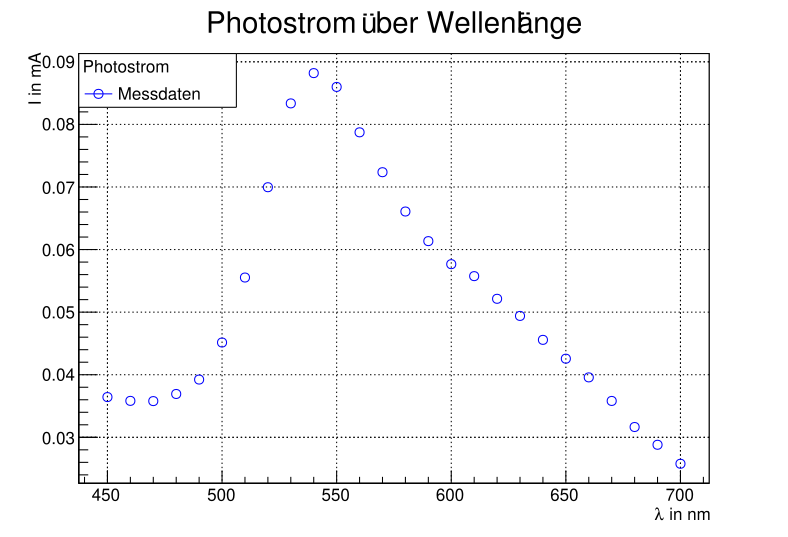

This figure's Python source:
from ROOT import *
import csv
import numpy as np

gROOT.Reset()

x = []
y = []

filenames=["A3.csv"]

for i in range(len(filenames)):
  x.append([])
  y.append([])
  dataf = open(filenames[i], 'r');
  for line in dataf:
    if line.startswith("#") or line.startswith(" ") or line.startswith('\r') or line.startswith('\n'):
      continue;
    
    line = line.split(' ',1)
    
    #if (float(line[0][:-2].replace(',','.')) == 0. or float(line[1][:-2].replace(',','.')) == 0):
    #  continue
    
    x[i].append(float(line[0][:-2].replace(',','.')))
    y[i].append(float(line[1][:-2].replace(',','.')))

  dataf.close()
#  print np.array(U_V[i])
#  print np.array(I_A[i])
  
x = np.array(x)
y = np.array(y)

print x
print y


graph_1 = TGraphErrors(len(x[0]),x[0],y[0])


graph_1.SetMarkerStyle(kOpenCircle)
graph_1.SetMarkerColor(kBlue)
graph_1.SetLineColor(kBlue);
#graph_1.SetMaximum(1.8)

#mg.GetXaxis().SetTitleOffset(0);

f_1 = TF1("Linear Law","[0]+x*[1]")
f_1.SetLineColor(kBlack);
f_1.SetLineStyle(1);

#graph_1.Fit(f_1);

leg = TLegend(.1,.8,.3,.9,"Photostrom");
leg.SetFillColor(0);
graph_1.SetFillColor(0);
leg.AddEntry(graph_1,"Messdaten");
#leg.AddEntry(f_1,"Fit");


c1 = TCanvas( 'c1', 'The Fit Canvas', 200, 10, 700, 500 )
c1.SetGrid()


mg = TMultiGraph();
mg.Add(graph_1)
mg.SetTitle("Photostrom #ddot{u}ber Wellenl#ddot{a}nge;#lambda in nm;I in mA")
#mg.GetXaxis().SetTitle("aaa");
mg.Draw("AP")
c1.Update()


leg.Draw("Same");

c1.Update()

c1.SaveAs("A3.pdf")

raw_input()
